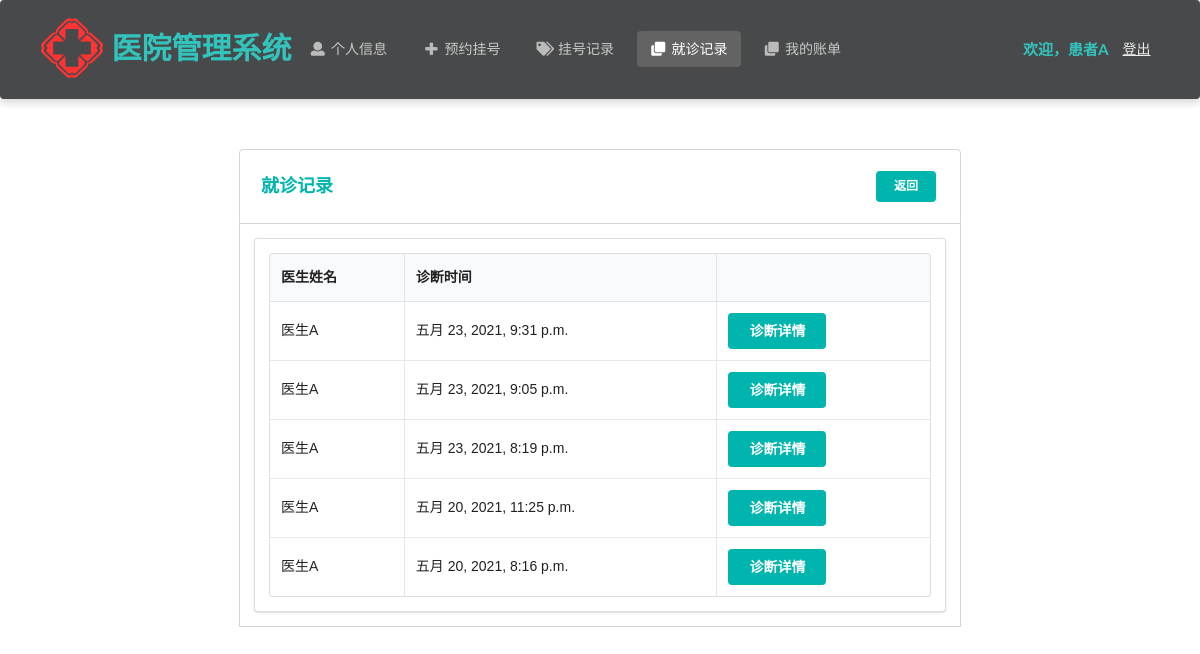
/patient/diagnosis/ (signed in), run on an earlier commit of the app's database.
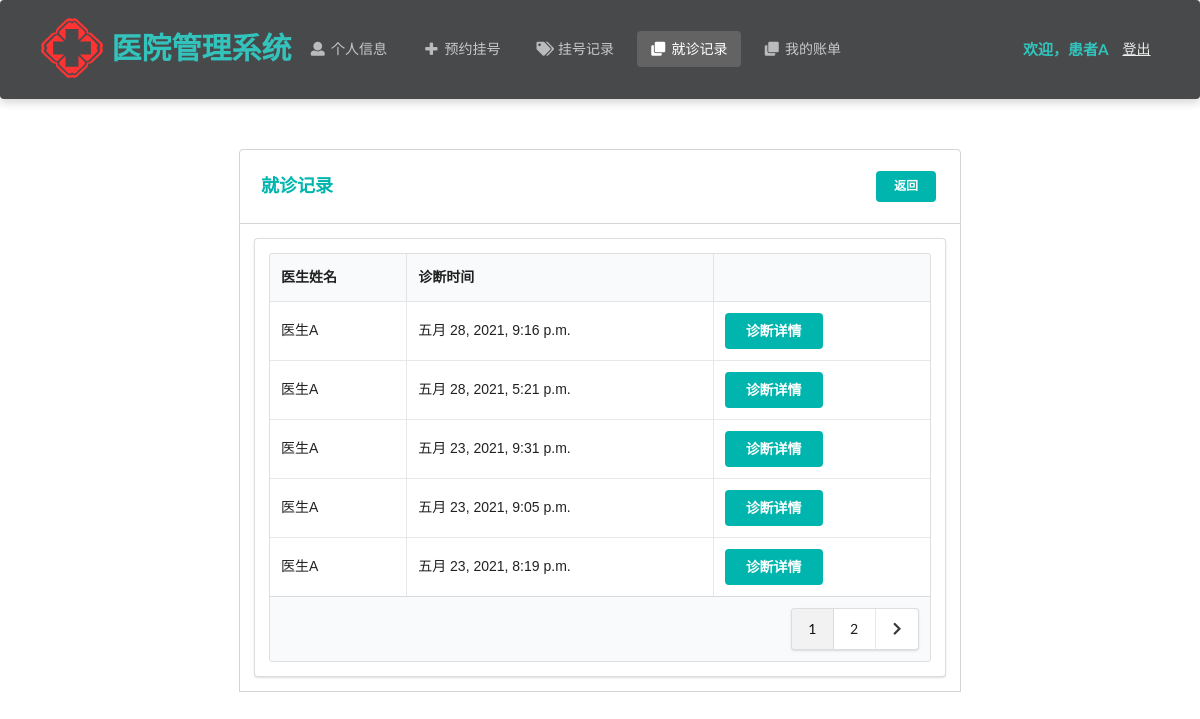
And on a later commit of the database.
### Hospital/models.py (models this page shows, shortened)
class Diagnosis(models.Model):
    patient = models.ForeignKey(Patient, on_delete=models.CASCADE)  # 患者
    doctor = models.ForeignKey(Doctor, on_delete=models.CASCADE)  # 医生
    appointment = models.ForeignKey(Appointment, on_delete=models.CASCADE, null=True)  # 对应的挂号
    create_time = models.DateTimeField(auto_now_add=True)  # 创建时间
    detail = models.TextField()  # 诊断详情
    class Meta:
        ordering = ["-create_time"]

class Doctor(models.Model):
    department_choices = (
        ('Department of Internal Medicine', '内科'),
        ('Department of Surgery', '外科'),
        ('Department of Pediatrics', '儿科'),
        ('Department of Obstetrics and Gynecology', '妇产科'),
        ('Department of Traditional Chinese Medicine', '中医科'),
        ('Department of Dermatology', '皮肤科'),
        ('Department of Oral Medicine', '口腔科'),
        ('Laboratory', '化验室'),
        ('X-ray Room', 'X光室'),
        ('Cystoscopy Room', '膀胱镜室'),
        ('Gastroscope Room', '胃镜室'),
    )
    title_choices = (
        ('director physician', '主任医师'),
        ('assistant director physician', '副主任医师'),
        ('physician', '医师')
    )
    name = models.CharField(max_length=10)  # 姓名
    password = models.CharField(max_length=32)  # 密码
    gender = models.CharField(max_length=32, choices=gender_choices)  # 性别
    identity_card_no = models.CharField(max_length=32, unique=True)  # 身份证号
    is_inspector = models.BooleanField(default=False)  # 是否为检查人员
    department = models.CharField(max_length=64, choices=department_choices)  # 科室
    title = models.CharField(max_length=64, choices=title_choices)  # 职称
    description = models.TextField(max_length=500, default='暂无简介')  # 简介
    create_time = models.DateTimeField(auto_now_add=True)  # 注册时间

### Hospital/patientViews.py (the view)
# urls.py: path('patient/diagnosis/', patientViews.diagnosis),
def diagnosis(request):
    if request.method == 'POST':
        request.session['diagnosis'] = request.POST.get('diagnosis')
        return redirect('/patient/diagnosis/detail')
    identity_card_no = request.session['identity_card_no']
    patient = models.Patient.objects.get(identity_card_no=identity_card_no)
    diagnosis_records = models.Diagnosis.objects.filter(patient=patient)
    num_per_page = 5
    paginator = Paginator(diagnosis_records, num_per_page)
    page = request.GET.get('page', 1)
    try:
        page_obj = paginator.page(page)
    except PageNotAnInteger:
        page_obj = paginator.page(1)
    except EmptyPage:
        page_obj = paginator.page(paginator.num_pages)
    is_paginated = True if paginator.num_pages > 1 else False
    page_range = paginator.get_elided_page_range(page, on_each_side=3, on_ends=2)
    return render(request, 'patient/diagnosis.html', locals())

### Hospital/templates/patient/diagnosis.html (shortened to what the changed rows need)
<!DOCTYPE html>
<html lang="ch">
{% load static %}
<head>
    <link rel="stylesheet" href="https://cdn.jsdelivr.net/semantic-ui/2.2.4/semantic.min.css">
    <link rel="stylesheet" href="../../static/Hospital/css/me.css">
    <link rel="stylesheet" href="{% static 'Hospital/css/entry.css' %}">
</head>
<body>
    <nav class="ui inverted  segment m-padded-tb-large m-shadow-small m-opacity-mini">
        <div class="ui container">
            <div class="ui inverted secondary stackable menu">
                <h2 class="ent">医院管理系统</h2>
            </div>
        </div>
    </nav>
    <div class="m-container-small m-padded-tb-big">
        <div class="container">
            <div class="ui attached segment">
                <div class="ui segment m-width-middle">
                    <table class="ui celled table">
                        <thead>
                            <tr>
                                <th>医生姓名</th>
                                <th>诊断时间</th>
                                <th></th>
                            </tr>
                        </thead>
                        <tbody>
                            {% for rec in page_obj%}
                            <tr>
                                <td>{{ rec.doctor.name }}</td>
                                <td>{{ rec.create_time }}</td>
                                <td><form action="" method="post">
                                    <button class="ui teal centered button">诊断详情</button>
                                    </form>
                                    </td>
                            </tr>
                            {% endfor %}
                        </tbody>
                      <tfoot>
                                                {% if is_paginated %}
                        <tr><th colspan="5">
                          <div class="ui right floated pagination menu">
                              {% for i in page_range %}
                                {% if page_obj.number == i %}
                                    <a class="item active">{{ i }}</a>
                                {% elif i == '…' %}
                                    <a class="item" href="?page=1">{{ i }}</a>
                                {% else %}
                                    <a class="item" href="?page={{ i }}">{{ i }}</a>
                                {% endif %}
                              {% endfor %}
                              {% if page_obj.has_next %}
                              <a class="icon item" href ="?page={{ page_obj.next_page_number }}">
                              <i class="right chevron icon"></i>
                              </a>
                              {% endif %}
                          </div>
                        </th>
                      </tr>
                      {% endif %}
                      </tfoot>
                    </table>
                </div>
            </div>
        </div>
            </div>
    <br>
    <br>
    <br>
</body>
</html>

What changed in the data, as far as the page shows it:
no longer on this page (row unchanged): Diagnosis: doctor.name "医生A", create_time "五月 20, 2021, 11:25 p.m."
no longer on this page (row unchanged): Diagnosis: doctor.name "医生A", create_time "五月 20, 2021, 8:16 p.m."
added Diagnosis: doctor.name "医生A", create_time "五月 28, 2021, 9:16 p.m."
added Diagnosis: doctor.name "医生A", create_time "五月 28, 2021, 5:21 p.m."
Also different on the page:
new list line: "1"
new list line: "2"
